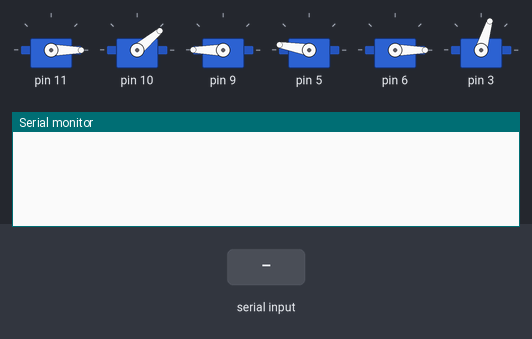
The program below on a simulated Arduino Uno, built with avr-gcc and run on an emulated ATmega328P. Shown: 6 × servo, the last lines printed to the serial monitor. The test bench sets the inputs (shaded band).

Above: at 7.2 s.
7.3 s: "90,45\n" received over Serial
At 8.5 s:
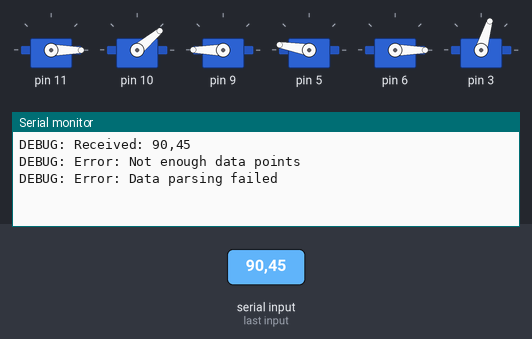
8.8 s: "5\n" received over Serial
At 9.9 s:
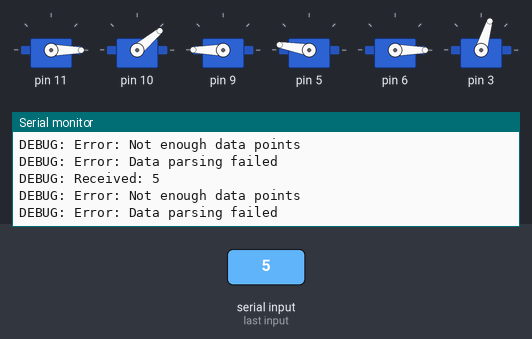

Measured:
- after the input at 7.3 s, the serial monitor: prints a new line after 0.05 s (image 1)
- after the input at 8.8 s, the serial monitor: prints a new line after 0.05 s (image 2)

The program:

main.cpp
```cpp
#include <Braccio.h>
#include <Servo.h>

// Servo objects
Servo base;       // 0 - 180 Degrees
Servo shoulder;   // 15 - 165 Degrees
Servo elbow;      // 0 - 180 Degrees
Servo wrist_ver;  // 0 - 180 Degrees
Servo wrist_rot;  // 0 - 180 Degrees
Servo gripper;    // 10 - 73 Degrees

const int stepDelay = 10; // Delay between steps
const int dataReadDelay = 50; // Delay for reading data

void setup() {
  Serial.begin(19200);
  Braccio.begin();
}

void loop() {
  // Checks if there's any data available to read from serial
  if (Serial.available()) {
    // Wait a moment to let all data arrive
    delay(dataReadDelay);

    // Clears the buffer before reading new data
    while (Serial.available()) {
      char buffer[256];  // Buffer to store the data
      int bytesRead = Serial.readBytesUntil('\n', buffer, sizeof(buffer) - 1);
      buffer[bytesRead] = '\0';  // Null-terminate the string

      // Debug: Print received raw data
      Serial.print("DEBUG: Received: ");
      Serial.println(buffer);

      int positions[6];
      char* ptr = buffer;
      bool validData = true;

      // Parsing data
      for (int i = 0; i < 6 && validData; i++) {
        char* endPtr;
        long val = strtol(ptr, &endPtr, 10);
        if (ptr == endPtr) {  // Checks if strtol hasn't performed any conversion
          validData = false;
          Serial.println("DEBUG: Error: Invalid data format");
          break;
        }
        positions[i] = int(val);
        if (i < 5) {
          if (*endPtr != ',') {
            validData = false;
            Serial.println("DEBUG: Error: Not enough data points");
            break;
          }
          ptr = endPtr + 1;  // Move past the comma
        }
      }

      if (validData) {
        // Data validation
        if (positions[0] >= 0 && positions[0] <= 180 &&
            positions[1] >= 15 && positions[1] <= 165 &&
            positions[2] >= 0 && positions[2] <= 180 &&
            positions[3] >= 0 && positions[3] <= 180 &&
            positions[4] >= 0 && positions[4] <= 180 &&
            positions[5] >= 10 && positions[5] <= 73) {
          Braccio.ServoMovement(stepDelay, positions[0], positions[1], positions[2], positions[3], positions[4], positions[5]);
          Serial.println("DEBUG: Moving robot arm...");
        } else {
          Serial.println("DEBUG: Error: Invalid data - Out of range");
        }
      } else {
        Serial.println("DEBUG: Error: Data parsing failed");
      }
    }
  }
}
```
